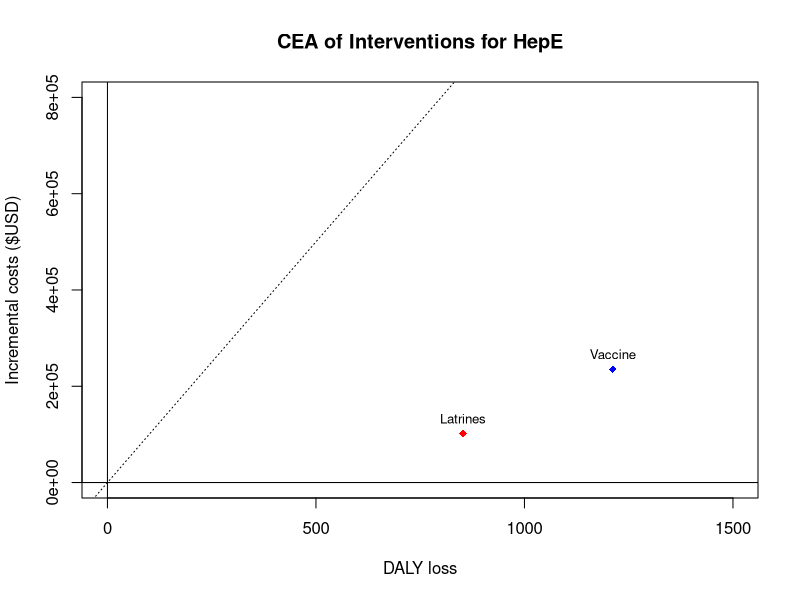

The R script that drew this image:
#
#
# Mathematical Modelling of Infectious Diseases
###############################################################
## ECONOMIC MODELLING IN R PRACTICAL SESSION I  
###############################################################
#by Nantasit Luangasanati


# Extend Hepatitis E Model to include economic evaluation of interventions; 
# Improving hygiene
# vaccaination



library(deSolve)
rm(list=ls())
data <- read.csv('hepEdata_end.csv')

# Set the start and end time for the model simulation
week_start <- 38
week_stop <- 78
times <- seq(week_start, week_stop, by = (1/7))

# MODEL INITIAL CONDITIONS
initP<-3700 # population size
initE<-1 # Exposed
initI<-0 # Infectious
initR<-0 # Immune
initS<-initP-initE-initI-initR # Susceptible (non-immune)

state <- c(S = initS, E=initE, I = initI,R = initR)
# set up a function to solve the equations
HepE<-function(t, state, parameters) 
{
  with(as.list(c(state, parameters)),
       {
         
         # define variables
         P <- (S+E+I+R)
         seas<-1+amp*cos(2*pi*(t-phi)/52)
         beta<-R0*(muo+tau)*(gamma+muo)/gamma
         
         lat_cov <- (t>=(week_start+week_interv))*lat_cov_i
         latrine <- (1-lat_eff*lat_cov)
         
         # simple vaccination rate
         vac_rate <- vac_cov_i
         vaccinate <- (t>=(week_start+week_interv))*(t<week_start+week_interv+campaignweeks)*vac_rate
         
         lam <- latrine*beta*seas*I/P
         
         # rate of change
         dS <- mui*P-muo*S-lam*S+omega*R-vac_eff*vaccinate*S
         dE <- -muo*E+lam*S-gamma*E
         dI <- -muo*I+gamma*E-tau*I
         dR <- -muo*R+tau*I-omega*R+vac_eff*vaccinate*S
         
         # return the rate of change
         list(c(dS, dE, dI, dR))
       }
  ) 
  
}

##########################
base_par <- c(mui=(1/(50*52)),    # birth
                muo=(1/(50*52)),    # death
                R0=6.6,               # basic reproduction number
                omega=(1/(10*52)),  # rate of loss of immunity = 1/(average duration of immunity)
                gamma=1/2,          # rate of movement from latent to infectious stage = 1/(average latent period)
                tau=1/4,            # rate of recovery = 1/(average duration of infection)
                report=1/7,         # proportion of all infections that are reported
                amp=0,              # relative amplitude of seasonal forcing
                phi=0,              # week of peak in seasonal forcing
                
                week_interv = 5,    # weeks after first case when the intervention starts
                lat_cov_i = 0.24,   # intervention coverage of latrines (baseline)
                lat_eff = 0.7,      # efficacy of latrines in reducing transmission
                vac_cov_i = 0,      # coverage of vaccine campaign
                vac_eff = 0,        # efficacy of vaccine 
                campaignweeks = 4   # time taken to reach target coverage
)



############################
#Intervention 1: Latrines
############################
#MODEL PARAMETERS
lat_par<-base_par
lat_par['lat_cov_i'] <-  0.8 # COMPLETE: intervention coverage of latrines (*3 times from baseline) 
lat_par['lat_eff'] <- 0.7 # COMPLETE: effectiveness of latrines
lat_par

############################
#Intervention2: Vaccine
############################
vac_par<-base_par
vac_par['vac_cov_i'] <-0.2  # COMPLETE: Vaccination coverage
vac_par['vac_eff'] <- 0.3 # COMPLETE: Vaccination effectiveness
vac_par


# Run the model
#Runs of 3 sets of parameters and compare the results of all options
out_base <- ode(y = state, times = times, func = HepE, parms = base_par)
out_lat <- ode(y = state, times = times, func = HepE, parms = lat_par)
out_vac <- ode(y = state, times = times, func = HepE, parms = vac_par)

##############################
#Outputs of all interventions
##############################
#Total cases from model prediction

Inc_base<-base_par["report"]*base_par["gamma"]*out_base[,"E"]
Inc_lat<-lat_par["report"]*lat_par["gamma"]*out_lat[,"E"]
Inc_vac<-vac_par["report"]*vac_par["gamma"]*out_vac[,"E"]

Total_case_base <- sum(Inc_base)  #the outbreak finish at day 281
Total_case_lat <- sum(Inc_lat)
Total_case_vac <- sum(Inc_vac)

Total_case_base
Total_case_lat
Total_case_vac


#Death Outcomes (number of death)
risk_death<- 0.05  #case fatality of hepatitis E

Total_death_base <- Total_case_base*risk_death      #Total cases from model prediction
Total_death_lat <- Total_case_lat*risk_death
Total_death_vac <-Total_case_vac*risk_death

Total_death_base
Total_death_lat
Total_death_vac

############################
#Economic Evaluation
############################
#Costs
C_latrine <-     200      # COMPLETE: Cost of latrine per unit ($US)
Num_household <- initP/5  # NCOMPLETE: umber of household in the population (average 5 people per household) 
C_vaccine<-   350         # COMPLETE: Cost of vaccine per person ($US)
C_medical <-  30          # COMPLETE: Average medical cost of hepatitis E per case ($US)

Total_cost_base <- C_medical*Total_case_base
Total_cost_lat <- C_latrine*Num_household*lat_par[['lat_cov_i']]+C_medical*Total_case_lat
Total_cost_vac <- C_vaccine*initP*vac_par[['vac_cov_i']]+C_medical*Total_case_vac

#Check total cost of each strategy
Total_cost_base
Total_cost_lat 
Total_cost_vac


#Health outcomes
YLD.case<- 0.037  # COMPLETE: Life year with disability per case (disability weight at 0.3 for 45 days, {0.3*45/365})
YLL.death<- 30    # COMPLETE: Life years lost per death


DALYsloss_base <-Total_death_base*YLL.death+Total_case_base*YLD.case
DALYsloss_lat <- Total_death_lat*YLL.death+Total_case_lat*YLD.case
DALYsloss_vac <- Total_death_vac*YLL.death+Total_case_vac*YLD.case

DALYsloss_base
DALYsloss_lat
DALYsloss_vac

############################
#Cost-Effectiveness analysis
############################
# No intervention vs Latrine
Inc_cost_lat <- Total_cost_lat-Total_cost_base  #Incremental cost due to latrines
Inc_cost_vac <- Total_cost_vac-Total_cost_base  #Incremental cost due to vaccination

DALY_averted_lat <- DALYsloss_base-DALYsloss_lat       #Incremental benefit provided by latrines (Number of case averted)
DALY_averted_vac <- DALYsloss_base-DALYsloss_vac       #Incremental benefit provided by vaccine (Number of case averted)

ICER_lat<-Inc_cost_lat/DALY_averted_lat
ICER_vac<-Inc_cost_vac/DALY_averted_vac

ICER_lat
ICER_vac

All_res<-matrix(NA, ncol=3, nrow=2)
All_res[1,]<-c(Inc_cost_lat, DALY_averted_lat, ICER_lat)
All_res[2,]<-c(Inc_cost_vac, DALY_averted_vac, ICER_vac)
colnames(All_res)<-c("Incremental Cost", "DALYs_averted", "ICER")
rownames(All_res)<-c("Latrines", "Vaccine")
All_res


#Plot to see results on the ICER plane
plot(All_res[,2], All_res[,1], xlim=c(-1,1500), ylim=c(-100,800000), ylab="Incremental costs ($USD)", xlab="DALY loss", pch=18, col=c("red","blue"), main="CEA of Interventions for HepE")
text(All_res[,2], All_res[,1],label=c("Latrines","Vaccine"), cex=0.8, pos=3)
abline(a=0, b=1000, lty=3, col='black')
abline(v = 0, h = 0)
